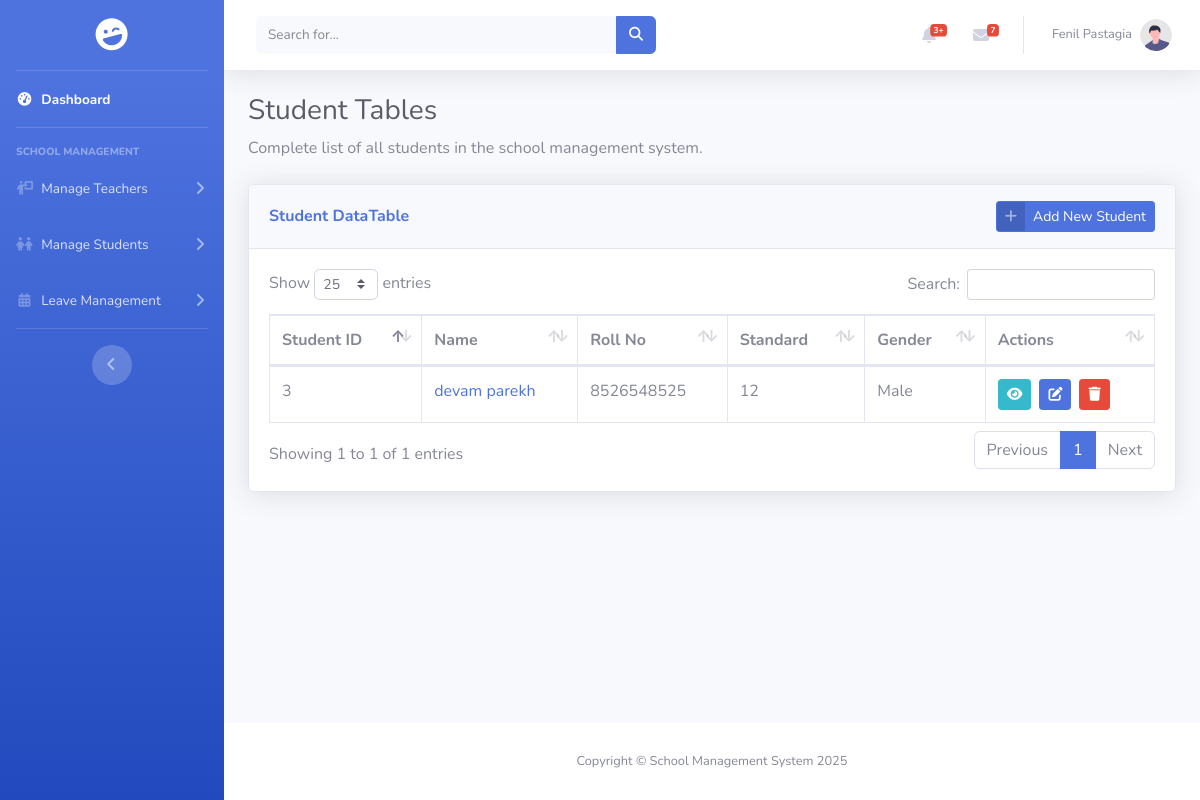
Before: /pages/student/student_list.php (signed in) with the older database file.
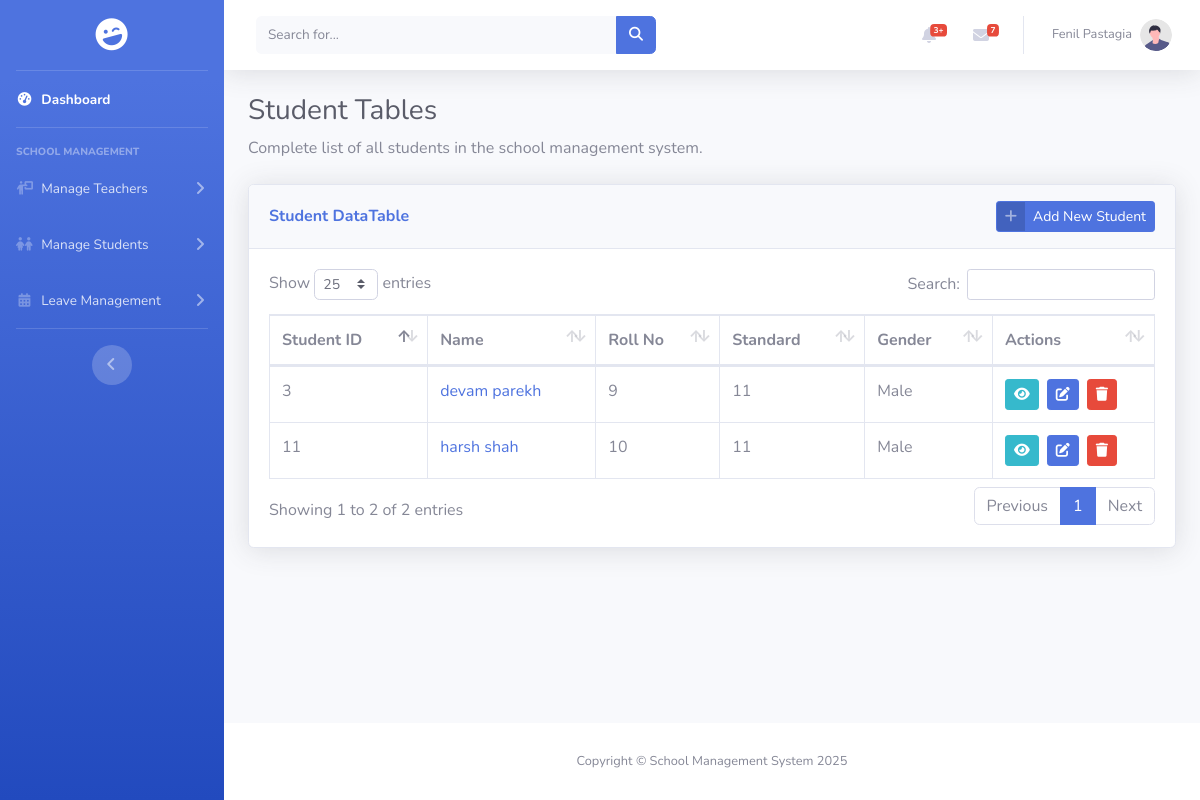
After: the same page with the newer database file.
### tables this page shows
CREATE TABLE `student` (
  `id` int(11) NOT NULL,
  `student_image` varchar(255) DEFAULT NULL,
  `student_name` varchar(50) DEFAULT NULL,
  `rollno` varchar(10) DEFAULT NULL,
  `std` varchar(4) DEFAULT NULL,
  `email` varchar(50) NOT NULL,
  `password` varchar(255) NOT NULL,
  `academic_year` varchar(9) DEFAULT NULL,
  `school_id` int(11) DEFAULT NULL,
  `dob` date DEFAULT NULL,
  `gender` enum('male','female','others') DEFAULT NULL,
  `blood_group` enum('a+','a-','b+','b-','ab+','ab-','o+','o-') DEFAULT NULL,
  `address` text DEFAULT NULL,
  `father_name` varchar(50) DEFAULT NULL,
  `father_phone` varchar(10) DEFAULT NULL,
  `mother_name` varchar(50) DEFAULT NULL,
  `mother_phone` varchar(10) DEFAULT NULL
);

### pages/student/student_list.php (the view, shortened to what the changed rows need)
<?php
include_once "../../includes/connect.php";
$query = "SELECT s.id, s.student_name, s.rollno, s.std, s.email, s.academic_year,
                s.dob, s.gender, s.blood_group, s.address, s.father_name, s.father_phone,
                s.mother_name, s.mother_phone, sc.school_name
        FROM student s
        LEFT JOIN school sc ON s.school_id = sc.id
        ORDER BY s.id ASC";
$result = mysqli_query($conn, $query);
?>
<!DOCTYPE html>
<html lang="en">
<head>
    <link href="../../assets/vendor/fontawesome-free/css/all.min.css" rel="stylesheet" type="text/css">
    <link href="../../assets/css/sb-admin-2.min.css" rel="stylesheet">
    <link rel="stylesheet" href="https://cdnjs.cloudflare.com/ajax/libs/font-awesome/6.5.2/css/all.min.css" />
    <link href="../../assets/vendor/datatables/dataTables.bootstrap4.min.css" rel="stylesheet">
</head>
<body id="page-top">
    <div id="wrapper">
        <div id="content-wrapper" class="d-flex flex-column">
            <div id="content">
                <div class="container-fluid">
                    <h1 class="h3 mb-2 text-gray-800">Student Tables</h1>
                    <div class="card shadow mb-4">
                        <div class="card-body">
                            <div class="table-responsive">
                                <table class="table table-bordered" id="dataTable" width="100%" cellspacing="0">
                                    <thead>
                                        <tr>
                                            <th>Student ID</th>
                                            <th>Name</th>
                                            <th>Roll No</th>
                                            <th>Standard</th>
                                            <th>Gender</th>
                                            <th>Actions</th>
                                        </tr>
                                    </thead>
                                    <tbody>
                                        <?php
                                        if ($result && mysqli_num_rows($result) > 0) {
                                            while ($row = mysqli_fetch_assoc($result)) {
                                                echo "<tr>";
                                                echo "<td>" . htmlspecialchars($row['id']) . "</td>";
                                                echo "<td>";
                                                echo "<a href='view.php?id=" . $row['id'] . "' class='text-decoration-none'>";
                                                echo htmlspecialchars($row['student_name'] ?? 'N/A');
                                                echo "</a>";
                                                echo "</td>";
                                                echo "<td>" . htmlspecialchars($row['rollno'] ?? 'N/A') . "</td>";
                                                echo "<td>" . htmlspecialchars($row['std'] ?? 'N/A') . "</td>";
                                                echo "<td>" . htmlspecialchars(ucfirst($row['gender'] ?? 'N/A')) . "</td>";
                                                echo "<td>";
                                                echo "<a href='view.php?id=" . $row['id'] . "' class='btn btn-info btn-sm mr-2'>";
                                                echo "<i class='fas fa-eye'></i>";
                                                echo "</a>";
                                                echo "<a href='edit.php?id=" . $row['id'] . "' class='btn btn-primary btn-sm mr-2'>";
                                                echo "<i class='fas fa-edit'></i>";
                                                echo "</a>";
                                                echo "<button class='btn btn-danger btn-sm' onclick='confirmDelete(" . $row['id'] . ")'>";
                                                echo "<i class='fas fa-trash'></i>";
                                                echo "</button>";
                                                echo "</td>";
                                                echo "</tr>";
                                            }
                                        } else {
                                            echo "<tr><td colspan='6' class='text-center'>No students found</td></tr>";
                                        }
                                        ?>
                                    </tbody>
                                </table>
                            </div>
                        </div>
                    </div>
                </div>
                </div>
            </div>
        </div>
</body>
</html>

Changed rows visible on the page:
changed student "devam parekh": rollno "8526548525" → "9"; std "12" → "11"
added student: id "11", student_name "harsh shah", rollno "10", std "11", gender "Male"
Other visible differences:
text written by a page script: "Show entries Search: Showing 1 to 1 of 1 entries Previous 1 Next" → "Show entries Search: Showing 1 to 2 of 2 entries Previous 1 Next"
